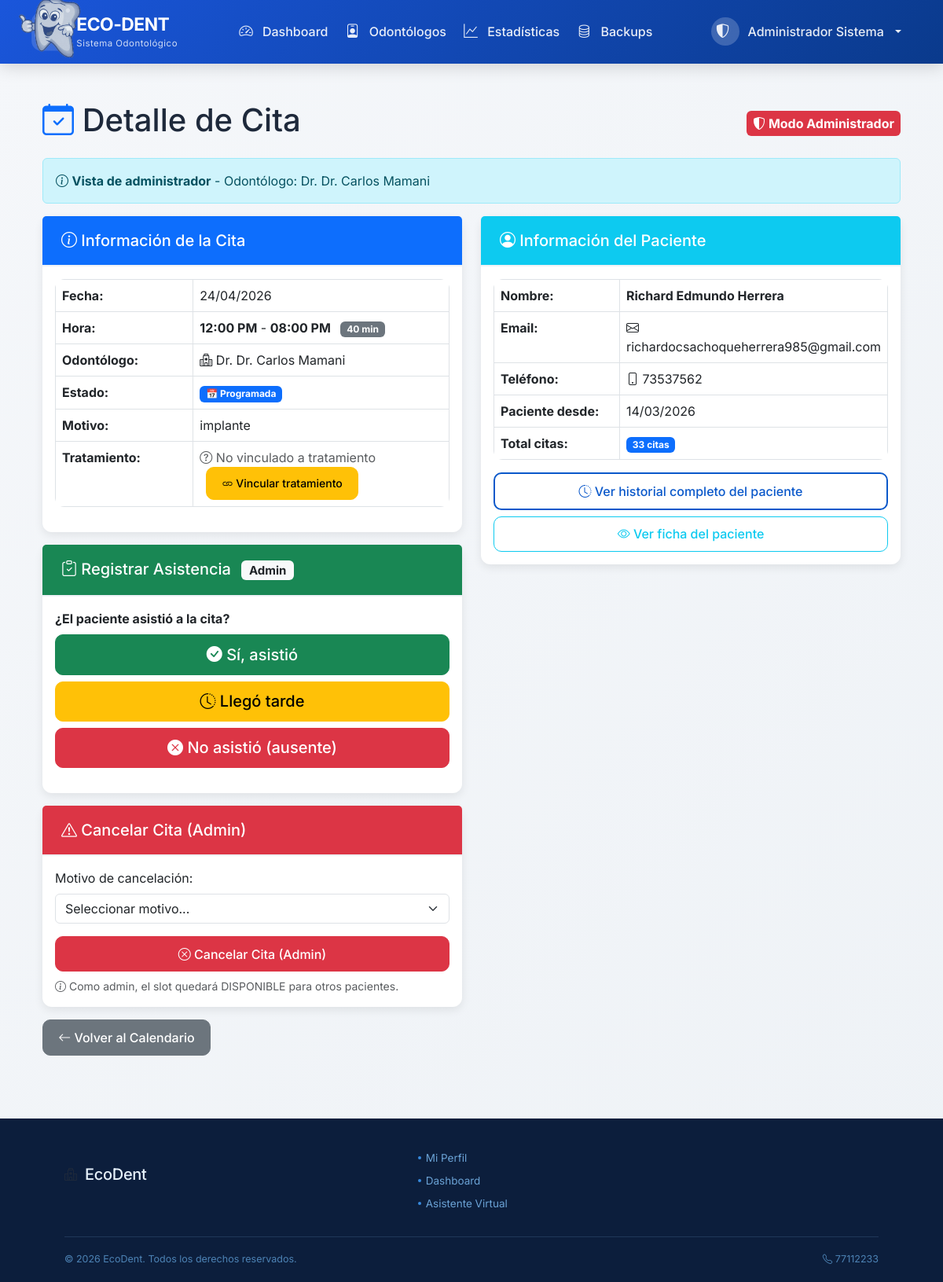
/public/odontologo/detalle_cita.php?id_cita=68 (signed in), run on an earlier commit of the app's database.
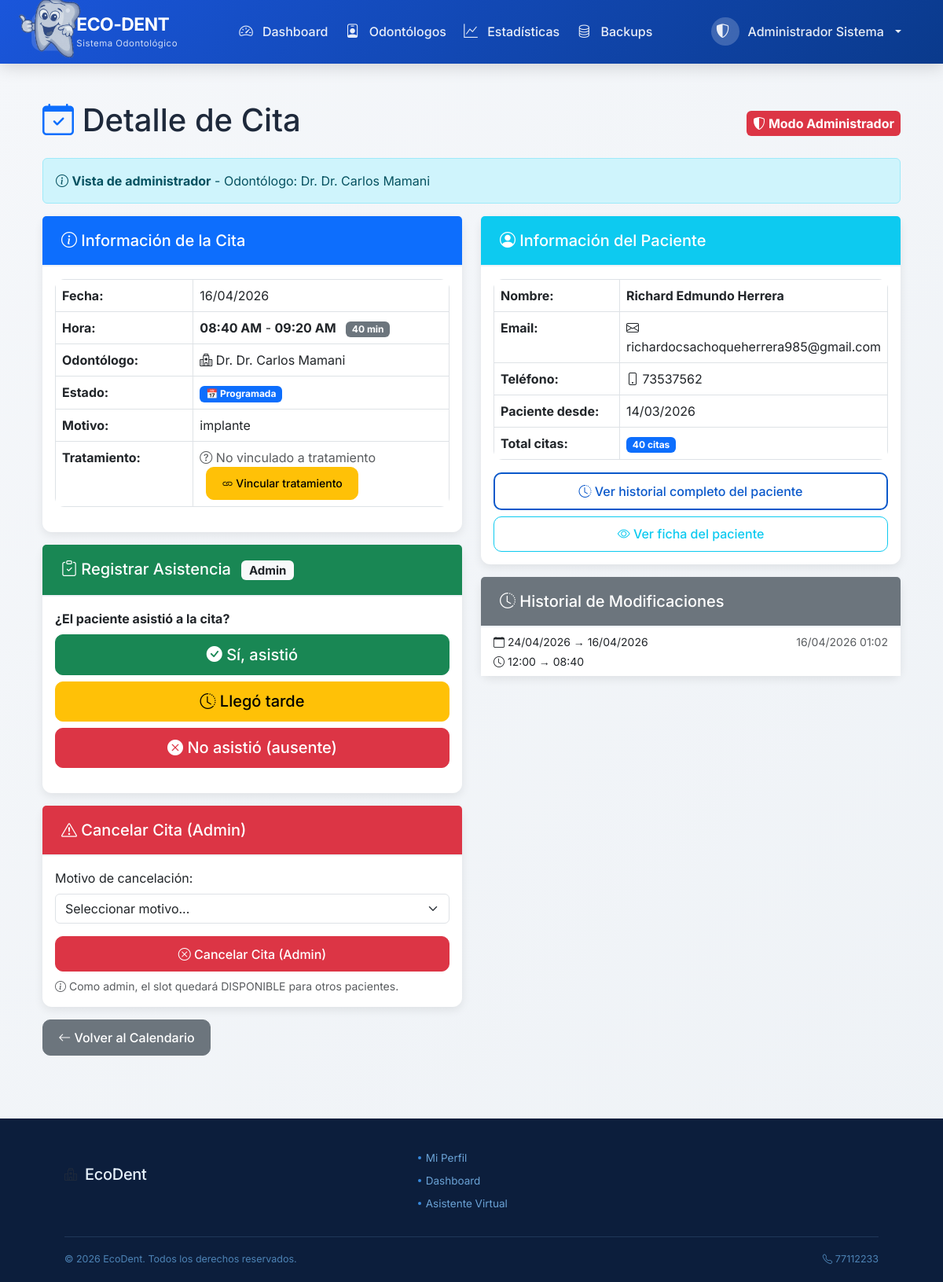
And on a later commit of the database.
### tables this page shows
CREATE TABLE `citas` (
  `id_cita` int(11) NOT NULL AUTO_INCREMENT,
  `id_paciente` int(11) NOT NULL,
  `id_odontologo` int(11) NOT NULL,
  `id_tratamiento` int(11) DEFAULT NULL,
  `fecha_cita` date NOT NULL,
  `hora_cita` time NOT NULL,
  `hora_fin` time DEFAULT NULL,
  `motivo` varchar(255) DEFAULT NULL,
  `estado` enum('programada','confirmada','completada','cancelada_pac','cancelada_doc','ausente') DEFAULT 'programada',
  `cambios_realizados` int(11) DEFAULT 0,
  `limite_cambios` int(11) DEFAULT 3,
  `puede_modificar` tinyint(1) DEFAULT 1,
  `llego_tarde` tinyint(1) DEFAULT 0,
  `minutos_tarde` int(11) DEFAULT 0,
  `cancelado_por` int(11) DEFAULT NULL,
  `motivo_cancelacion` text DEFAULT NULL,
  `fecha_cancelacion` datetime DEFAULT NULL,
  `notificacion_enviada` tinyint(1) DEFAULT 0,
  `fecha_recordatorio_24h` datetime DEFAULT NULL,
  `fecha_recordatorio_1h` datetime DEFAULT NULL,
  `fecha_creacion` datetime DEFAULT current_timestamp(),
  `fecha_actualizacion` datetime DEFAULT NULL ON UPDATE current_timestamp(),
  PRIMARY KEY (`id_cita`),
  KEY `idx_fecha_cita` (`fecha_cita`),
  KEY `idx_odontologo_fecha` (`id_odontologo`,`fecha_cita`),
  KEY `idx_paciente` (`id_paciente`),
  KEY `idx_estado` (`estado`),
  KEY `idx_tratamiento` (`id_tratamiento`),
  CONSTRAINT `citas_ibfk_1` FOREIGN KEY (`id_paciente`) REFERENCES `pacientes` (`id_paciente`) ON DELETE CASCADE,
  CONSTRAINT `citas_ibfk_2` FOREIGN KEY (`id_odontologo`) REFERENCES `odontologos` (`id_odontologo`) ON DELETE CASCADE,
  CONSTRAINT `fk_cita_tratamiento` FOREIGN KEY (`id_tratamiento`) REFERENCES `tratamientos` (`id_tratamiento`) ON DELETE SET NULL
);

CREATE TABLE `usuarios` (
  `id_usuario` int(11) NOT NULL AUTO_INCREMENT,
  `email` varchar(100) NOT NULL,
  `contrasena_hash` varchar(255) NOT NULL,
  `nombre_completo` varchar(150) NOT NULL,
  `telefono` varchar(20) DEFAULT NULL,
  `rol` enum('paciente','odontologo','admin') NOT NULL,
  `email_verificado` tinyint(1) DEFAULT 0,
  `codigo_verificacion` varchar(10) DEFAULT NULL,
  `codigo_expiracion` datetime DEFAULT NULL,
  `activo` tinyint(1) DEFAULT 1,
  `fecha_registro` datetime DEFAULT current_timestamp(),
  `ultimo_acceso` datetime DEFAULT NULL,
  PRIMARY KEY (`id_usuario`),
  UNIQUE KEY `email` (`email`),
  KEY `idx_email` (`email`),
  KEY `idx_rol` (`rol`)
);

CREATE TABLE `historial_modificaciones_citas` (
  `id_historial` int(11) NOT NULL AUTO_INCREMENT,
  `id_cita` int(11) NOT NULL,
  `id_usuario` int(11) NOT NULL,
  `fecha_anterior` date DEFAULT NULL,
  `hora_anterior` time DEFAULT NULL,
  `fecha_nueva` date DEFAULT NULL,
  `hora_nueva` time DEFAULT NULL,
  `fecha_modificacion` datetime DEFAULT current_timestamp(),
  PRIMARY KEY (`id_historial`),
  KEY `id_cita` (`id_cita`),
  KEY `id_usuario` (`id_usuario`),
  CONSTRAINT `historial_modificaciones_citas_ibfk_1` FOREIGN KEY (`id_cita`) REFERENCES `citas` (`id_cita`) ON DELETE CASCADE,
  CONSTRAINT `historial_modificaciones_citas_ibfk_2` FOREIGN KEY (`id_usuario`) REFERENCES `usuarios` (`id_usuario`)
);

### includes/funciones.php (called while the page is built, shortened)
<?php
function esOdontologo() {
    return isset($_SESSION['rol']) && $_SESSION['rol'] === 'odontologo';
}
function esAdmin() {
    return isset($_SESSION['rol']) && $_SESSION['rol'] === 'admin';
}
?>

### public/odontologo/detalle_cita.php (the view, shortened to what the changed rows need)
<?php
require_once '../../config/database.php';
require_once '../../includes/funciones.php';
$es_admin = esAdmin();
$es_odontologo = esOdontologo();
$id_odontologo = null;
$id_cita = (int)$_GET['id_cita'];
if ($es_odontologo && $id_odontologo) {
    $sql = "SELECT c.*,
                   p.id_paciente,
                   u.nombre_completo as nombre_paciente,
                   u.email,
                   u.telefono,
                   u.fecha_registro as paciente_desde,
                   t.id_tratamiento,
                   t.nombre_tratamiento,
                   t.estado as tratamiento_estado,
                   (SELECT COUNT(*) FROM citas WHERE id_paciente = c.id_paciente AND id_odontologo = ?) as total_citas_paciente
            FROM citas c
            JOIN pacientes p ON c.id_paciente = p.id_paciente
            JOIN usuarios u ON p.id_usuario = u.id_usuario
            LEFT JOIN tratamientos t ON c.id_tratamiento = t.id_tratamiento
            WHERE c.id_cita = ? AND c.id_odontologo = ?";
    $stmt = $conexion->prepare($sql);
    $stmt->bind_param("iii", $id_odontologo, $id_cita, $id_odontologo);
    $stmt->execute();
    $resultado = $stmt->get_result();
    $cita = $resultado->fetch_assoc();
} else {
    $sql = "SELECT c.*,
                   p.id_paciente,
                   u.nombre_completo as nombre_paciente,
                   u.email,
                   u.telefono,
                   u.fecha_registro as paciente_desde,
                   o.id_odontologo,
                   od.nombre_completo as nombre_odontologo,
                   t.id_tratamiento,
                   t.nombre_tratamiento,
                   t.estado as tratamiento_estado,
                   (SELECT COUNT(*) FROM citas WHERE id_paciente = c.id_paciente) as total_citas_paciente
            FROM citas c
            JOIN pacientes p ON c.id_paciente = p.id_paciente
            JOIN usuarios u ON p.id_usuario = u.id_usuario
            JOIN odontologos o ON c.id_odontologo = o.id_odontologo
            JOIN usuarios od ON o.id_usuario = od.id_usuario
            LEFT JOIN tratamientos t ON c.id_tratamiento = t.id_tratamiento
            WHERE c.id_cita = ?";
    $stmt = $conexion->prepare($sql);
    $stmt->bind_param("i", $id_cita);
    $stmt->execute();
    $resultado = $stmt->get_result();
    $cita = $resultado->fetch_assoc();
}
require_once '../../includes/header.php';
?>
<div class="container mt-4">
    <div class="row">
        <div class="col-md-12">
            <div class="d-flex justify-content-between align-items-center mb-3">
                <h1><i class="bi bi-calendar-check text-primary"></i> Detalle de Cita</h1>
                <?php if ($es_admin): ?>
                    <span class="badge bg-danger fs-6 p-2">
                    </span>
                <?php endif; ?>
            </div>
            <?php if ($es_admin && isset($cita['nombre_odontologo'])): ?>
                <div class="alert alert-info mb-3">
                    <i class="bi bi-info-circle"></i>
                    <strong>Vista de administrador</strong> - Odontólogo: Dr. <?php echo htmlspecialchars($cita['nombre_odontologo']); ?>
                </div>
            <?php endif; ?>
        </div>
    </div>
    <div class="row">
        <div class="col-md-6">
            <div class="card mb-3">
                <div class="card-body">
                    <table class="table table-bordered">
                        <tr>
                            <th width="35%">Fecha:</th>
                            <td><?php echo date('d/m/Y', strtotime($cita['fecha_cita'])); ?></td>
                        </tr>
                        <tr>
                            <th>Hora:</th>
                            <td>
                                <strong><?php echo date('h:i A', strtotime($cita['hora_cita'])); ?></strong>
                                -
                                <strong><?php echo date('h:i A', strtotime($cita['hora_fin'])); ?></strong>
                                <span class="badge bg-secondary ms-2">40 min</span>
                             </td>
                        </tr>
                        <?php if ($es_admin && isset($cita['nombre_odontologo'])): ?>
                        <tr>
                            <th>Odontólogo:</th>
                            <td><i class="bi bi-hospital"></i> Dr. <?php echo htmlspecialchars($cita['nombre_odontologo']); ?></td>
                        </tr>
                        <?php endif; ?>
                        <tr>
                            <th>Estado:</th>
                            <td>
                                <?php
                                $estados = [
                                    'programada' => ['badge bg-primary', '📅 Programada'],
                                    'confirmada' => ['badge bg-success', '✅ Confirmada'],
                                    'completada' => ['badge bg-secondary', '✔️ Completada'],
                                    'cancelada_pac' => ['badge bg-danger', '❌ Cancelada (Paciente)'],
                                    'cancelada_doc' => ['badge bg-danger', '❌ Cancelada (Doctor)'],
                                    'ausente' => ['badge bg-warning', '⚠️ No Asistió']
                                ];
                                $estado_info = $estados[$cita['estado']] ?? ['badge bg-secondary', $cita['estado']];
                                ?>
                                <span class="<?php echo $estado_info[0]; ?>"><?php echo $estado_info[1]; ?></span>
                             </td>
                        </tr>
                        <tr>
                            <th>Motivo:</th>
                            <td><?php echo htmlspecialchars($cita['motivo'] ?? 'No especificado'); ?></td>
                        </tr>
                        <tr>
                            <th>Tratamiento:</th>
                        </tr>
                    </table>
                </div>
            </div>
        </div>
        <div class="col-md-6">
            <div class="card mb-3">
                <div class="card-body">
                    <table class="table table-bordered">
                        <tr>
                            <th width="40%">Nombre:</th>
                            <td><strong><?php echo htmlspecialchars($cita['nombre_paciente']); ?></strong></td>
                        </tr>
                        <tr>
                            <th>Email:</th>
                            <td><i class="bi bi-envelope"></i> <?php echo htmlspecialchars($cita['email']); ?></td>
                        </tr>
                        <tr>
                            <th>Teléfono:</th>
                            <td><i class="bi bi-phone"></i> <?php echo $cita['telefono'] ?? 'No registrado'; ?></td>
                        </tr>
                        <tr>
                            <th>Paciente desde:</th>
                            <td><?php echo date('d/m/Y', strtotime($cita['paciente_desde'])); ?></td>
                        </tr>
                        <tr>
                            <th>Total citas:</th>
                            <td><span class="badge bg-primary"><?php echo $cita['total_citas_paciente']; ?> citas</span></td>
                        </tr>
                    </table>
                </div>
            </div>
            <?php
            $stmt_historial = $conexion->prepare("
                SELECT * FROM historial_modificaciones_citas
                WHERE id_cita = ?
                ORDER BY fecha_modificacion DESC
                LIMIT 5
            ");
            $stmt_historial->bind_param("i", $id_cita);
            $stmt_historial->execute();
            $historial = $stmt_historial->get_result();
            ?>
            <?php if ($historial->num_rows > 0): ?>
            <div class="card mb-3">
                <div class="card-header bg-secondary text-white">
                    <h5 class="mb-0"><i class="bi bi-clock-history"></i> Historial de Modificaciones</h5>
                </div>
                <div class="card-body p-0">
                    <div class="list-group list-group-flush">
                        <?php while($h = $historial->fetch_assoc()): ?>
                            <div class="list-group-item">
                                <div class="d-flex justify-content-between">
                                    <small>
                                        <i class="bi bi-calendar"></i>
                                        <?php echo date('d/m/Y', strtotime($h['fecha_anterior'])); ?>
                                        →
                                        <?php echo date('d/m/Y', strtotime($h['fecha_nueva'])); ?>
                                    </small>
                                    <small class="text-muted"><?php echo date('d/m/Y H:i', strtotime($h['fecha_modificacion'])); ?></small>
                                </div>
                                <div class="d-flex justify-content-between mt-1">
                                    <small>
                                        <i class="bi bi-clock"></i>
                                        <?php echo substr($h['hora_anterior'], 0, 5); ?>
                                        →
                                        <?php echo substr($h['hora_nueva'], 0, 5); ?>
                                    </small>
                                </div>
                            </div>
                        <?php endwhile; ?>
                    </div>
                </div>
            </div>
            <?php endif; ?>
        </div>
    </div>
</div>
<?php
require_once '../../includes/footer.php';
?>

What changed in the data, as far as the page shows it:
changed citas "implante": fecha_cita "24/04/2026" → "16/04/2026"; hora_cita "12:00 PM" → "08:40 AM"; hora_fin "08:00 PM" → "09:20 AM"
added historial_modificaciones_citas: fecha_anterior "24/04/2026", fecha_nueva "16/04/2026", fecha_modificacion "16/04/2026 01:02", hora_anterior "12:00", hora_nueva "08:40"
Also different on the page:
$cita['total_citas_paciente']: "33" → "40"
text now shown: "Historial de Modificaciones"
